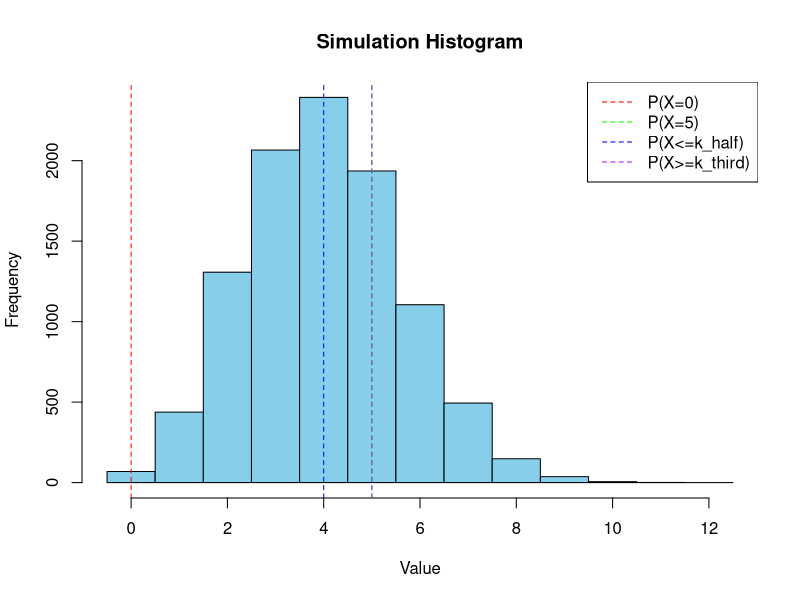
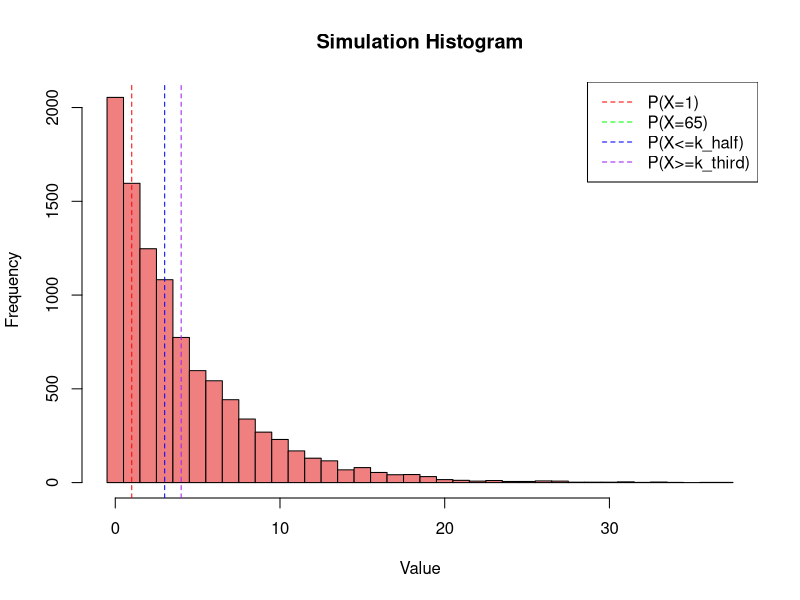
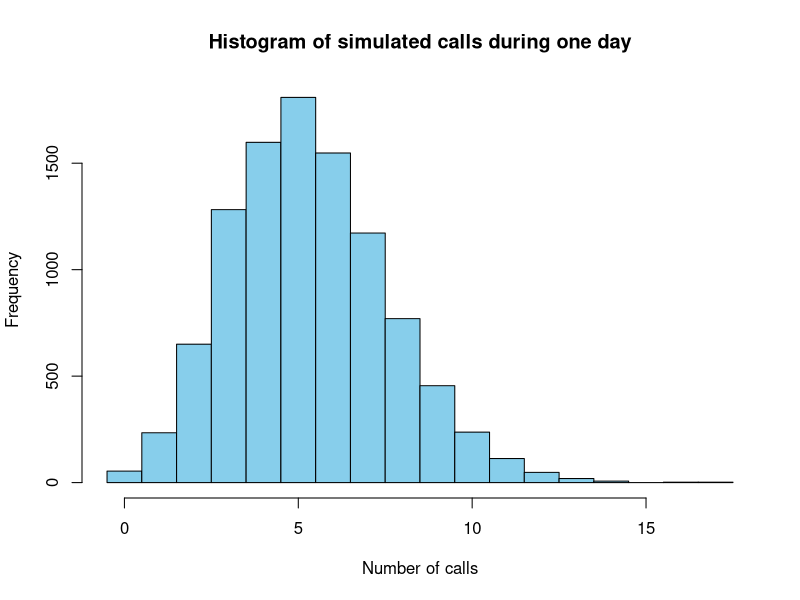

Reproduce these figures in R, in order.
# 1. Let X ~ Bin(12, 1/3). Calculate:
# P(X = 0)
# P(X = 5)
# P(X <= 5)
# P(X < 8)
# P(X > 8)
# P(X >= 2)
# Find at least k for which P(X <= k) >= 1/2
# Find at least k for which P(X >= k) <= 1/3
# Evaluate EX and VarX through simulation.

n <- 12
p <- 1/3

simulation <- rbinom(10000, n, p)

prob_0 <- dbinom(0, n, p)
prob_5 <- dbinom(5, n, p)
prob_less_than_5 <- pbinom(5, n, p)
prob_less_than_8 <- pbinom(7, n, p)
prob_greater_than_8 <- 1 - pbinom(8, n, p)
prob_at_least_2 <- 1 - pbinom(1, n, p)

k_half <- qbinom(1/2, n, p)
k_third <- qbinom(2/3, n, p)

mean_sim <- mean(simulation)
var_sim <- var(simulation)

hist(simulation, breaks = seq(-0.5, n + 0.5, by = 1), col = "skyblue",
     xlab = "Value", ylab = "Frequency",
     main = "Simulation Histogram")

abline(v = c(0, 5, k_half, k_third), col = c("red", "green", "blue", "purple"), lty = 2)
legend("topright", legend = c("P(X=0)", "P(X=5)", "P(X<=k_half)", "P(X>=k_third)"),
       col = c("red", "green", "blue", "purple"), lty = 2)

cat("P(X = 0):", prob_0, "\n")
cat("P(X = 5):", prob_5, "\n")
cat("P(X <= 5):", prob_less_than_5, "\n")
cat("P(X < 8):", prob_less_than_8, "\n")
cat("P(X > 8):", prob_greater_than_8, "\n")
cat("P(X >= 2):", prob_at_least_2, "\n")
cat("P(X <= k) >= 1/2:", k_half, "\n")
cat("P(X >= k) <= 1/3:", k_third, "\n")
cat("Mean:", mean_sim, "\n")
cat("Variance:", var_sim, "\n")

# 2. Let X ~ Geom(1/5). Calculate:
# P(X = 1)
# P(X = 65)
# P(X <= 25)
# P(X < 38)
# P(X > 52)
# P(X >= 2)
# Find at least k 2 N for which P(X <= k) >= 1/2
# Find at least k 2 N for which P(X >= k) <= 1/3
# Evaluate EX and VarX through simulation.

p <- 1/5

simulation <- rgeom(10000, p)

prob_1 <- dgeom(1, p)
prob_65<- dgeom(65, p)
prob_less_than_25 <- pgeom(25, p)
prob_less_than_38 <- pgeom(37, p)
prob_greater_than_52 <- 1 - pgeom(52, p)
prob_at_least_2 <- 1 - pgeom(1, p)

k_half <- qgeom(1/2, p)
k_third <- qgeom(2/3, p)

mean_sim <- mean(simulation)
var_sim <- var(simulation)

hist(simulation, breaks = seq(-0.5, max(simulation) + 0.5, by = 1), col = "lightcoral",
     xlab = "Value", ylab = "Frequency",
     main = "Simulation Histogram")

abline(v = c(1, 65, k_half, k_third), col = c("red", "green", "blue", "purple"), lty = 2)
legend("topright", legend = c("P(X=1)", "P(X=65)", "P(X<=k_half)", "P(X>=k_third)"),
       col = c("red", "green", "blue", "purple"), lty = 2)

cat("P(X = 1):", prob_1, "\n")
cat("P(X = 65):", prob_65, "\n")
cat("P(X <= 25):", prob_less_than_25, "\n")
cat("P(X < 38):", prob_less_than_38, "\n")
cat("P(X > 52):", prob_greater_than_52, "\n")
cat("P(X >= 2):", prob_at_least_2, "\n")
cat("P(X<= k) >= 1/2:", k_half, "\n")
cat("P(X >= k) <= 1/3:", k_third, "\n")
cat("Mean:", mean_sim, "\n")
cat("Variance:", var_sim, "\n")

# 3. In a call center, the number of received calls during a day can be modeled by a Poisson 
# random variable. We know that on average 0.5% of the time the call center does not receive 
# any calls. What is the estimated number of calls during the day?

p <- 0.005
lambda <- -log(p)

simulation <- rpois(10000, lambda)
mean_calls <- mean(simulation)

cat("Average number of calls during the day:", lambda, "\n")
cat("Simulated number of calls during one day:", mean_calls, "\n")

hist(simulation, breaks = seq(-0.5, max(simulation) + 0.5, by = 1), col = "skyblue",
     xlab = "Number of calls", ylab = "Frequency",
     main = "Histogram of simulated calls during one day")
